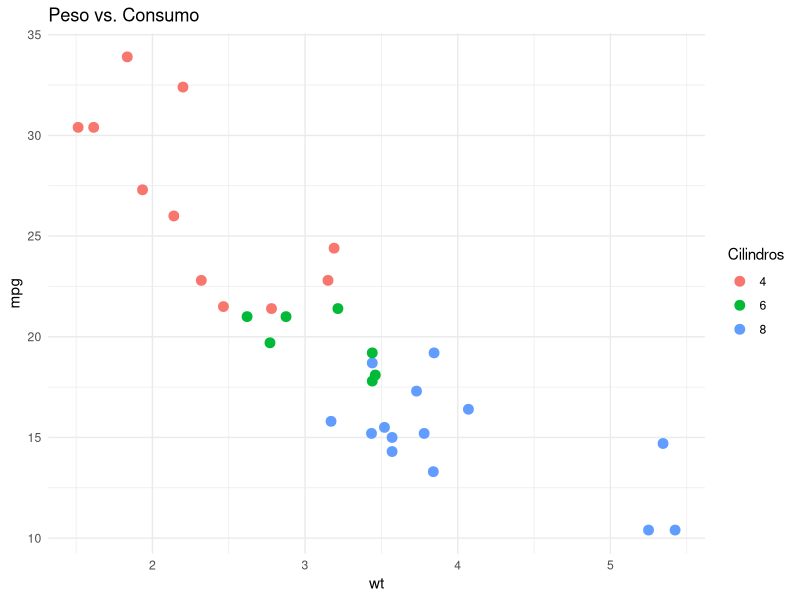

Here is the R script that generated this plot:
## ---- chunk 1
#| echo: true
#| fig-align: center
library(ggplot2)

ggplot(mtcars, aes(x = wt, y = mpg, color = factor(cyl))) +
  geom_point(size = 3) +
  labs(title = "Peso vs. Consumo", color = "Cilindros") +
  theme_minimal()
## ---- chunk 2
#| echo: true
mean(mtcars$mpg)
